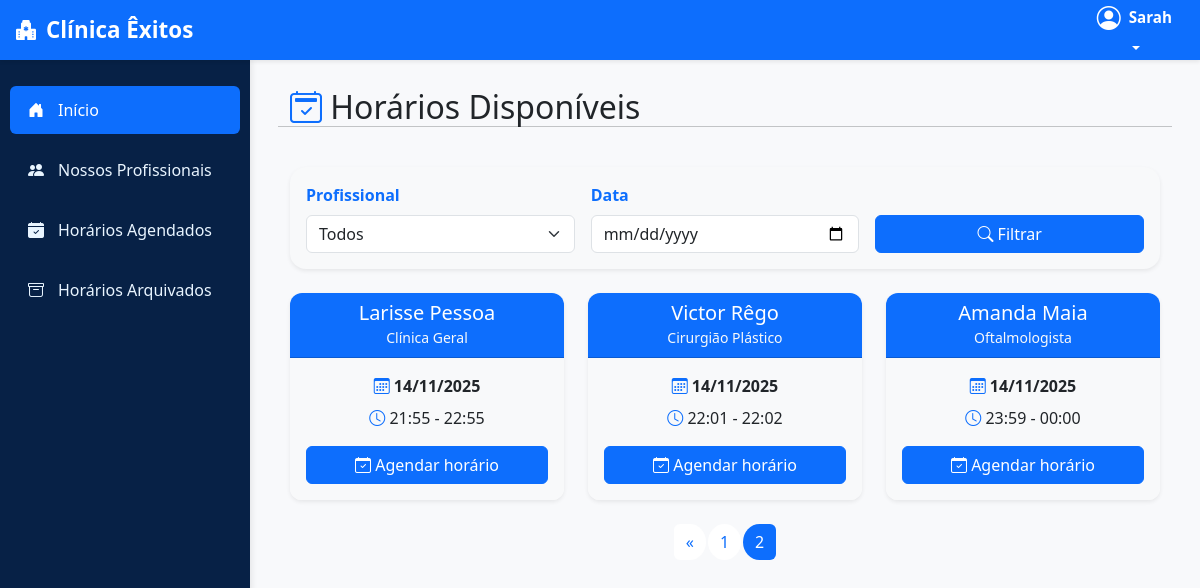
/usuarios/horarios/?page=2 (signed in), run on an earlier commit of the app's database.
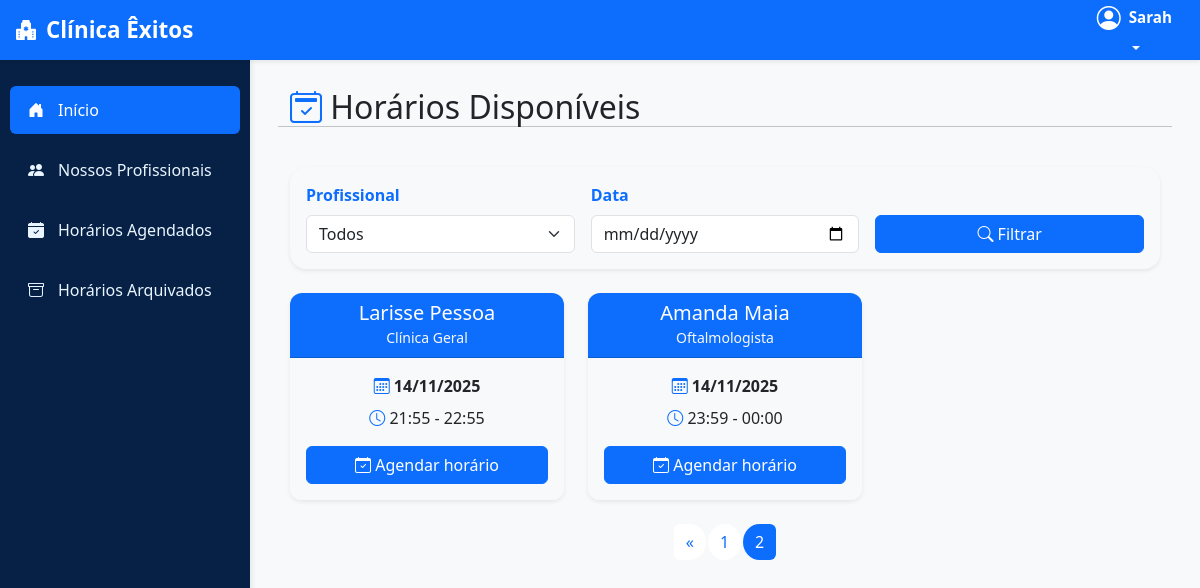
And on a later commit of the database.
### usuarios/models.py (models this page shows, shortened)
class HorarioDisponivel(models.Model):
    profissional = models.ForeignKey(
        UsuarioAdaptado,
        on_delete=models.CASCADE,
        limit_choices_to={'is_professional': True},
        related_name='usuarios_horarios'
    )
    data = models.DateField(verbose_name="Data do Atendimento")
    hora_inicio = models.TimeField(verbose_name="Hora de Início")
    hora_fim = models.TimeField(verbose_name="Hora de Término")
    ativo = models.BooleanField(default=True, verbose_name="Disponível")
    class Meta:
        verbose_name = "Horário Disponível"
        verbose_name_plural = "Horários Disponíveis"
        ordering = ['data', 'hora_inicio']

class UsuarioAdaptado(AbstractUser):
    cpf = models.CharField(max_length=11, unique=True, verbose_name="CPF")
    nome_cidade = models.CharField(max_length=100, blank=True, null=True)
    endereco = models.CharField(max_length=255, blank=True, null=True)
    nome_bairro = models.CharField(max_length=100, blank=True, null=True)
    data_nascimento = models.DateField(blank=True, null=True)
    foto_perfil = models.ImageField(upload_to='perfil/', null=True, blank=True, verbose_name="Foto de Perfil")
    is_professional = models.BooleanField(default=False)
    especializacao = models.CharField(max_length=255, blank=True, null=True, verbose_name="Especialização")
    crm = models.CharField(max_length=50, blank=True, null=True, verbose_name="CRM")
    telefone_contato = models.CharField(max_length=20, blank=True, null=True, verbose_name="Telefone de Contato")
    email_profissional = models.EmailField(blank=True, null=True, verbose_name="E-mail Profissional")
    biografia = models.TextField(blank=True, null=True, verbose_name="Biografia")

### usuarios/views.py (the view, shortened to what this page needs)
# urls.py: path('horarios/', agenda_views.listar_horarios, name='listar_horarios'),
@login_required
def listar_horarios(request):
    profissional_id = request.GET.get("profissional")
    data = request.GET.get("data")
    status = request.GET.get("status")
    if not request.user.is_professional:
        horarios = HorarioDisponivel.objects.filter(ativo=True).order_by("data", "hora_inicio")
        if profissional_id:
            horarios = horarios.filter(profissional_id=profissional_id)
        if data:
            horarios = horarios.filter(data=data)
        paginator = Paginator(horarios, 9)
        page_number = request.GET.get("page")
        horarios = paginator.get_page(page_number)
        profissionais = UsuarioAdaptado.objects.filter(is_professional=True).order_by("first_name")
        context = {
            "horarios": horarios,
            "profissionais": profissionais,
        }
        return render(request, "horarios_paciente/listar_horarios.html", context)

### agenda/templates/horarios_paciente/listar_horarios.html (shortened to what this page needs)
{% extends 'base.html' %}
{% block content %}
<div class="container-fluid">
    <div class="row mb-4">
        <div class="col-12 d-flex justify-content-between align-items-center">
            <h2 class="mb-0"><i class="bi bi-calendar2-check text-primary"></i> Horários Disponíveis</h2>
        </div>
        <hr>
    </div>
    <form method="get" class="card shadow-sm p-3 mb-4 border-0 rounded-4 bg-light">
        <div class="row g-3 align-items-end">
            <div class="col-md-4">
                <label class="form-label fw-semibold text-primary">Profissional</label>
                <select name="profissional" class="form-select">
                    <option value="">Todos</option>
                </select>
            </div>
            <div class="col-md-4">
                <label class="form-label fw-semibold text-primary">Data</label>
                <input type="date" name="data" class="form-control" value="{{ request.GET.data }}">
            </div>
            <div class="col-md-4">
                <button type="submit" class="btn btn-primary w-100">
                    <i class="bi bi-search"></i> Filtrar
                </button>
            </div>
        </div>
    </form>
    {% if horarios %}
        <div class="row g-4">
            {% for horario in horarios %}
                <div class="col-md-4">
                    <div class="card horario-card h-100 shadow-sm">
                        <div class="card-header bg-primary text-white text-center rounded-top">
                            <h5 class="mb-0">{{ horario.profissional.get_full_name }}</h5>
                            <small class="text-light">
                                {{ horario.profissional.especializacao|default:"Especialização não informada" }}
                            </small>
                        </div>
                        <div class="card-body text-center bg-light">
                            <p class="mb-2"><i class="bi bi-calendar3 text-primary"></i> <strong>{{ horario.data|date:"d/m/Y" }}</strong></p>
                            <p class="mb-3"><i class="bi bi-clock text-primary"></i> {{ horario.hora_inicio|time:"H:i" }} - {{ horario.hora_fim|time:"H:i" }}</p>
                            <a href="{% url 'detalhes_consulta' horario.pk %}" class="btn btn-primary w-100">
                                <i class="bi bi-calendar-check"></i> Agendar horário
                            </a>
                        </div>
                    </div>
                </div>
            {% endfor %}
        </div>
        <div class="mt-4 d-flex justify-content-center">
            <nav>
                <ul class="pagination pagination-rounded">
                    {% if horarios.has_previous %}
                        <li class="page-item"><a class="page-link" href="?page={{ horarios.previous_page_number }}">&laquo;</a></li>
                    {% endif %}
                    {% for num in horarios.paginator.page_range %}
                        <li class="page-item {% if horarios.number == num %}active{% endif %}">
                            <a class="page-link" href="?page={{ num }}">{{ num }}</a>
                        </li>
                    {% endfor %}
                </ul>
            </nav>
        </div>
    {% else %}
        <div class="alert alert-info text-center"><i class="bi bi-info-circle"></i> Nenhum horário encontrado.</div>
    {% endif %}
</div>
{% endblock %}

What changed in the data, as far as the page shows it:
no longer on this page (row edited): HorarioDisponivel: profissional.get_full_name "Victor Rêgo", profissional.especializacao "Cirurgião Plástico", data "14/11/2025", hora_inicio "22:01", hora_fim "22:02"
